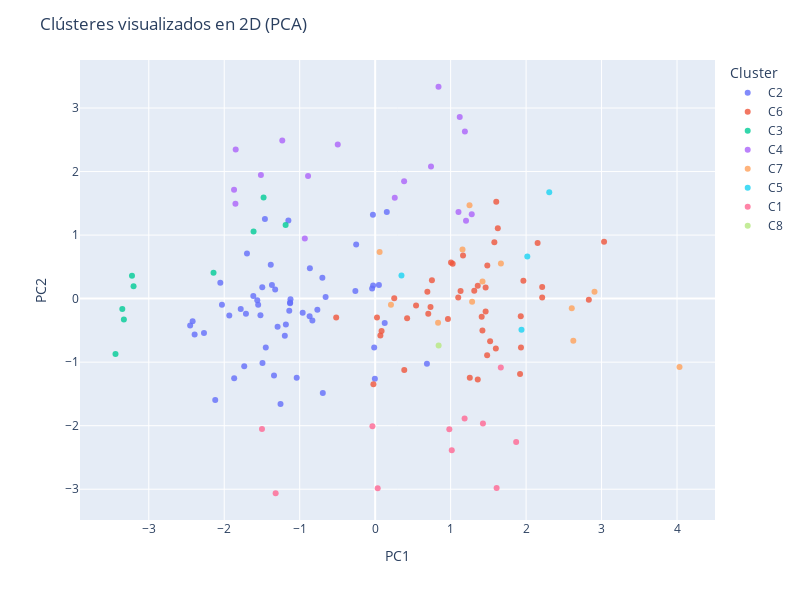

Write notebook code for a chart like this one.
### Markdown cell above
### <font color='264CC7'> Visualizaciones  </font>

### Code cell
# Realizo un PCA
pca = PCA(n_components=2)
X_pca = pca.fit_transform(X)

# Crear un DataFrame para graficar fácilmente
df_pca = pd.DataFrame(X_pca, columns=['PC1', 'PC2'])
df_pca['Name'] = data['Name'].values
df_pca['Cluster'] = data['Cluster'].values

# Crear el scatterplot interactivo con Plotly Express
fig = px.scatter(
    df_pca, 
    x='PC1', 
    y='PC2', 
    color='Cluster',
    hover_data=['Name'],  # Mostrará 'Name'
)

# Personalizar apariencia
fig.update_traces(marker=dict(opacity=0.8))
fig.update_layout(
    title='Clústeres visualizados en 2D (PCA)',
    width=800,
    height=600,
)

fig.show()

### Figure 1 — Plotly figure (JSON) as saved in the notebook; plotly's stock layout.template omitted (floating-point values rounded to 4 significant figures)
{"data": [{"customdata": [["Bulbasaur"], ["Ivysaur"], ["Charmander"], ["Charmeleon"], ["Squirtle"], ["Wartortle"], ["Butterfree"], ["Pidgey"], ["Pidgeotto"], ["Rattata"], ["Spearow"], ["Ekans"], ["Pikachu"], ["Nidoran"], ["Nidorina"], ["Nidoran"], ["Nidorino"], ["Clefairy"], ["Vulpix"], ["Zubat"], ["Oddish"], ["Gloom"], ["Paras"], ["Parasect"], ["Venonat"], ["Venomoth"], ["Diglett"], ["Meowth"], ["Psyduck"], ["Mankey"], ["Growlithe"], ["Poliwag"], ["Machoke"], ["Bellsprout"], ["Weepinbell"], ["Tentacool"], ["Magnemite"], ["Farfetch'd"], ["Doduo"], ["Seel"], ["Drowzee"], ["Voltorb"], ["Exeggcute"], ["Cubone"], ["Lickitung"], ["Koffing"], ["Horsea"], ["Goldeen"], ["Staryu"], ["Ditto"], ["Eevee"], ["Porygon"], ["Omanyte"], ["Dratini"]], "hovertemplate": "Cluster=C2<br>PC1=%{x}<br>PC2=%{y}<br>Name=%{customdata[0]}<extra></extra>", "legendgroup": "C2", "marker": {"color": "#636efa", "opacity": 0.8, "symbol": "circle"}, "mode": "markers", "name": "C2", "orientation": "v", "showlegend": true, "type": "scatter", "x": [-1.183, 0.1265, -1.449, -0.0131, -1.325, 0.04962, -0.004167, -2.419, -0.9605, -2.392, -2.268, -1.712, -1.34, -2.052, -0.6997, -2.03, -0.6566, -1.127, -1.493, -2.452, -1.128, -0.02686, -1.699, 0.1541, -1.496, 0.6859, -2.119, -1.868, -1.293, -1.52, -0.8318, -1.735, -0.0298, -1.615, -0.2625, -0.6939, -1.197, -0.7661, -1.562, -1.122, -0.8688, -1.254, -1.383, -1.461, -0.2518, -1.15, -1.933, -1.368, -1.04, -1.781, -1.138, -0.04041, -0.8651, -1.55], "xaxis": "x", "y": [-0.4078, -0.3831, -0.7704, -0.7712, 0.1419, 0.2133, -1.261, -0.356, -0.2231, -0.5657, -0.5426, -0.2391, -1.208, 0.2507, 0.3294, -0.09502, 0.02739, -0.06247, -1.014, -0.4233, -0.07113, 0.2048, 0.7087, 1.365, 0.1774, -1.025, -1.595, -1.254, -0.441, -0.2615, -0.3435, -1.065, 1.32, 0.04043, 0.1192, -1.486, -0.5859, -0.1743, -0.02476, -0.009442, -0.2763, -1.658, 0.5337, 1.253, 0.8517, 1.23, -0.265, 0.2152, -1.244, -0.1631, -0.1926, 0.1582, 0.4798, -0.09736], "yaxis": "y"}, {"customdata": [["Venusaur"], ["Charizard"], ["Blastoise"], ["Beedrill"], ["Pidgeot"], ["Raticate"], ["Fearow"], ["Arbok"], ["Raichu"], ["Nidoqueen"], ["Nidoking"], ["Ninetales"], ["Golbat"], ["Dugtrio"], ["Persian"], ["Golduck"], ["Primeape"], ["Arcanine"], ["Poliwhirl"], ["Poliwrath"], ["Machamp"], ["Victreebel"], ["Tentacruel"], ["Ponyta"], ["Rapidash"], ["Dodrio"], ["Dewgong"], ["Muk"], ["Hypno"], ["Hitmonlee"], ["Hitmonchan"], ["Kangaskhan"], ["Seaking"], ["Scyther"], ["Electabuzz"], ["Magmar"], ["Tauros"], ["Gyarados"], ["Flareon"], ["Aerodactyl"], ["Articuno"], ["Dragonair"], ["Dragonite"]], "hovertemplate": "Cluster=C6<br>PC1=%{x}<br>PC2=%{y}<br>Name=%{customdata[0]}<extra></extra>", "legendgroup": "C6", "marker": {"color": "#EF553B", "opacity": 0.8, "symbol": "circle"}, "mode": "markers", "name": "C6", "orientation": "v", "showlegend": true, "type": "scatter", "x": [1.93, 1.932, 1.964, 0.02401, 0.9641, 0.08469, 0.4234, 0.5418, 1.254, 1.486, 1.464, 1.599, 0.7037, -0.02328, 0.3857, 1.412, 0.7337, 2.213, -0.5164, 1.579, 1.605, 1.313, 1.92, 0.06888, 1.421, 0.6916, 1.132, 1.625, 1.464, 1.101, 1.005, 1.164, 0.7521, 1.359, 1.359, 1.484, 1.027, 2.153, 2.213, 1.523, 2.831, 0.2527, 3.033], "xaxis": "x", "y": [-0.2781, -0.7712, 0.2814, -0.299, -0.3223, -0.5083, -0.3098, -0.1078, -1.244, 0.5216, 0.1766, -0.7833, -0.2396, -1.347, -1.123, -0.2836, -0.1302, 0.01587, -0.2986, 0.8885, 1.525, 0.1242, -1.187, -0.5821, -0.5034, 0.1065, 0.1218, 1.107, -0.2034, 0.01675, 0.5677, 0.6778, 0.2903, 0.2013, -1.273, -0.8929, 0.5484, 0.874, 0.1813, -0.6708, -0.01898, 0.007617, 0.8951], "yaxis": "y"}, {"customdata": [["Caterpie"], ["Metapod"], ["Weedle"], ["Kakuna"], ["Jigglypuff"], ["Machop"], ["Slowpoke"], ["Grimer"], ["Magikarp"]], "hovertemplate": "Cluster=C3<br>PC1=%{x}<br>PC2=%{y}<br>Name=%{customdata[0]}<extra></extra>", "legendgroup": "C3", "marker": {"color": "#00cc96", "opacity": 0.8, "symbol": "circle"}, "mode": "markers", "name": "C3", "orientation": "v", "showlegend": true, "type": "scatter", "x": [-3.351, -3.222, -3.33, -3.201, -2.142, -1.611, -1.478, -1.187, -3.441], "xaxis": "x", "y": [-0.1627, 0.358, -0.3273, 0.1934, 0.4064, 1.057, 1.592, 1.16, -0.8729], "yaxis": "y"}, {"customdata": [["Sandshrew"], ["Sandslash"], ["Geodude"], ["Graveler"], ["Golem"], ["Shellder"], ["Cloyster"], ["Onix"], ["Krabby"], ["Kingler"], ["Marowak"], ["Weezing"], ["Rhyhorn"], ["Rhydon"], ["Pinsir"], ["Kabuto"], ["Kabutops"]], "hovertemplate": "Cluster=C4<br>PC1=%{x}<br>PC2=%{y}<br>Name=%{customdata[0]}<extra></extra>", "legendgroup": "C4", "marker": {"color": "#ab63fa", "opacity": 0.8, "symbol": "circle"}, "mode": "markers", "name": "C4", "orientation": "v", "showlegend": true, "type": "scatter", "x": [-1.87, 0.3837, -1.848, -0.4957, 1.121, -1.852, 1.189, -0.8892, -1.514, 0.7398, 0.2596, 1.104, -1.231, 0.8394, 1.279, -0.9322, 1.204], "xaxis": "x", "y": [1.715, 1.847, 2.347, 2.426, 2.857, 1.492, 2.631, 1.93, 1.947, 2.078, 1.589, 1.362, 2.487, 3.335, 1.328, 0.9449, 1.227], "yaxis": "y"}, {"customdata": [["Clefable"], ["Vileplume"], ["Slowbro"], ["Magneton"], ["Exeggutor"], ["Tangela"], ["Seadra"], ["Omastar"], ["Zapdos"], ["Moltres"], ["Mewtwo"], ["Mew"]], "hovertemplate": "Cluster=C7<br>PC1=%{x}<br>PC2=%{y}<br>Name=%{customdata[0]}<extra></extra>", "legendgroup": "C7", "marker": {"color": "#FFA15A", "opacity": 0.8, "symbol": "circle"}, "mode": "markers", "name": "C7", "orientation": "v", "showlegend": true, "type": "scatter", "x": [1.285, 1.422, 1.25, 0.8334, 1.666, 0.05891, 0.2092, 1.157, 2.626, 2.605, 4.033, 2.907], "xaxis": "x", "y": [-0.04788, 0.269, 1.468, -0.3809, 0.5529, 0.7354, -0.09694, 0.774, -0.6641, -0.153, -1.075, 0.1099], "yaxis": "y"}, {"customdata": [["Wigglytuff"], ["Lapras"], ["Vaporeon"], ["Snorlax"]], "hovertemplate": "Cluster=C5<br>PC1=%{x}<br>PC2=%{y}<br>Name=%{customdata[0]}<extra></extra>", "legendgroup": "C5", "marker": {"color": "#19d3f3", "opacity": 0.8, "symbol": "circle"}, "mode": "markers", "name": "C5", "orientation": "v", "showlegend": true, "type": "scatter", "x": [0.3486, 2.016, 1.939, 2.307], "xaxis": "x", "y": [0.3627, 0.6629, -0.4893, 1.675], "yaxis": "y"}, {"customdata": [["Abra"], ["Kadabra"], ["Alakazam"], ["Gastly"], ["Haunter"], ["Gengar"], ["Electrode"], ["Starmie"], ["Mr. Mime"], ["Jynx"], ["Jolteon"]], "hovertemplate": "Cluster=C1<br>PC1=%{x}<br>PC2=%{y}<br>Name=%{customdata[0]}<extra></extra>", "legendgroup": "C1", "marker": {"color": "#FF6692", "opacity": 0.8, "symbol": "circle"}, "mode": "markers", "name": "C1", "orientation": "v", "showlegend": true, "type": "scatter", "x": [-1.319, 0.03367, 1.609, -1.5, -0.03595, 1.428, 0.9827, 1.665, 1.185, 1.015, 1.868], "xaxis": "x", "y": [-3.063, -2.985, -2.98, -2.051, -2.009, -1.967, -2.056, -1.086, -1.889, -2.387, -2.256], "yaxis": "y"}, {"customdata": [["Chansey"]], "hovertemplate": "Cluster=C8<br>PC1=%{x}<br>PC2=%{y}<br>Name=%{customdata[0]}<extra></extra>", "legendgroup": "C8", "marker": {"color": "#B6E880", "opacity": 0.8, "symbol": "circle"}, "mode": "markers", "name": "C8", "orientation": "v", "showlegend": true, "type": "scatter", "x": [0.841], "xaxis": "x", "y": [-0.7371], "yaxis": "y"}], "layout": {"height": 600, "legend": {"title": {"text": "Cluster"}, "tracegroupgap": 0}, "margin": {"t": 60}, "title": {"text": "Clústeres visualizados en 2D (PCA)"}, "width": 800, "xaxis": {"anchor": "y", "domain": [0, 1], "title": {"text": "PC1"}}, "yaxis": {"anchor": "x", "domain": [0, 1], "title": {"text": "PC2"}}}}
